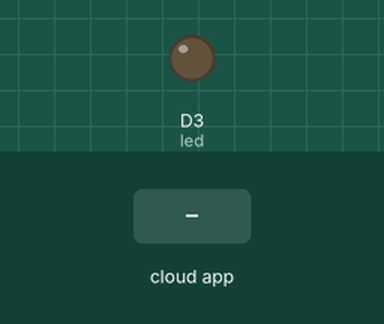
A sketch run on a simulated ESP8266 (NodeMCU). On the bench: output pins drawn as LEDs (lit = HIGH). The inputs (shaded band) are chosen by the test bench. WiFi joins after 1.5 s; servers stay silent unless stated; the Firebase database answers and starts empty; what the sketch prints to the serial monitor is not drawn.

Above: at 3.7 s.
3.8 s: the phone or cloud app sets LED_DURUM to YAK
At 5.0 s:
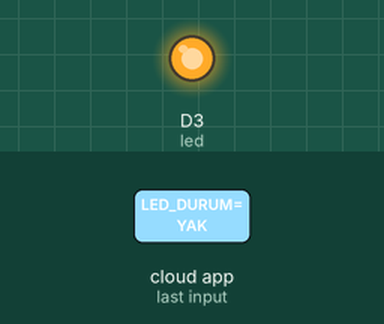
5.3 s: the phone or cloud app sets LED_DURUM to SONDUR
At 7.0 s:
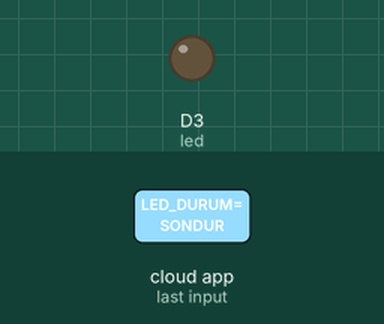
Timing chart, 0 to 8.5 s (numbered marks = the images above; inputs shaded):
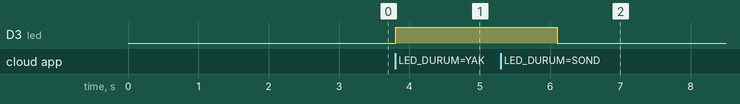

The sketch:

project1.ino
```cpp
#include <ESP8266WiFi.h> //Wi-Fi işlemleri- kartın internete bağlanmasını sağlayan araçları getiriyor.
#include <FirebaseESP8266.h>

#define FIREBASE_HOST ""
#define FIREBASE_AUTH ""

FirebaseData fbdo; //firebaseden gelen veriyi tutar.
FirebaseAuth auth; //Kimlik doğrulama bilgilerini tutar.
FirebaseConfig config; //Firebase ayarlarını tutar. host token bilgileri tutar.

const char* ssid = "";
const char* password = "";

byte led=D3;
void setup() {
  pinMode(led, OUTPUT);

  Serial.begin(115200);
  delay(1000);

  Serial.println();
  Serial.println("NodeMCU basliyor...");
  Serial.print("Baglanilan WiFi: ");
  Serial.println(ssid);

  WiFi.begin(ssid, password); //Bağlantı denemesini başlatır.

  while (WiFi.status() != WL_CONNECTED) { //bağlanana kadar bekle
    delay(500);
    Serial.print("."); //bağlanmaya çalıştığını gösterir.
  }

  Serial.println();
  Serial.println("WiFi baglandi.");
  Serial.print("IP Adresi: ");
  Serial.println(WiFi.localIP()); //Bağlandıktan sonra kartın ağdaki adresini gösterir.

  config.host = FIREBASE_HOST;
config.signer.tokens.legacy_token = FIREBASE_AUTH;

Firebase.begin(&config, &auth);
/*bu fonksiyon şöyle tanımlanmış: begin(FirebaseConfig *config, FirebaseAuth *auth)
pointer bekliyor*/
Firebase.reconnectWiFi(true);
}

void loop() {
  if (Firebase.getString(fbdo, "/LED_DURUM")) { // Firebase verileri yol mantığıyla tutulur.

  String fireStatus = fbdo.stringData();

  if (fireStatus == "YAK") {
  digitalWrite(led, HIGH);
}
else if (fireStatus == "SONDUR") {
  digitalWrite(led, LOW);
}
else {
  Serial.println("Firebase okuma hatasi");
  Serial.println(fbdo.errorReason());
}
}

delay(1000);}
```

Measured:
- after the input at 3.8 s, D3 (led): LOW → HIGH at once
- after the input at 5.3 s, D3 (led): HIGH → LOW after 0.80 s
